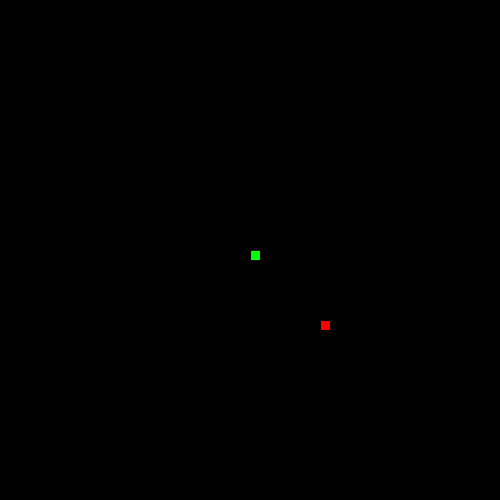
Frame 1 (no input)
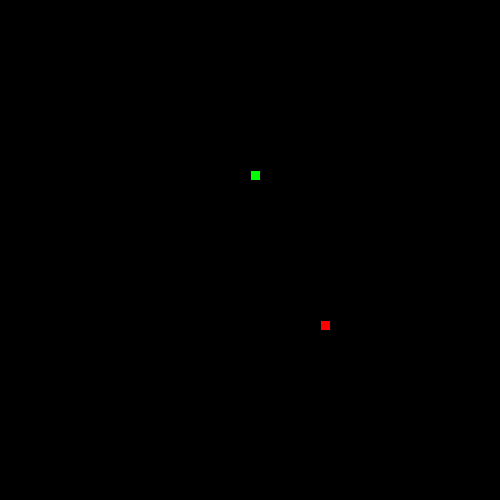
Frame 60 (the mouse pressed at the canvas centre just before this capture)
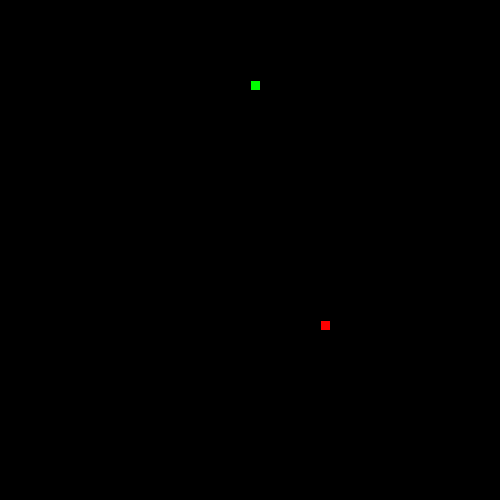
Frame 120 (the mouse held since frame 60 and released just before this capture)

The Processing sketch that drew these frames (run headless with seeded random() and noise(); from frame 60 on, the mouse is pressed at the canvas centre):

// Processing sketch: SnakeRecipe
// ── SnakeRecipe.pde

// 1. Follow the recipe instructions inside the Segment class.

// The Segment class will be used to represent each part of the moving snake.

class Segment {

  //2. Create x and y member variables to hold the location of each segment.
    int x;
    int y;
  // 3. Add a constructor with parameters to initialize each variable.
    Segment(int x, int y){
     this.x =x;
     this.y =y; 
    }

  // 4. Add getter and setter methods for both the x and y member variables.
    int getX(){
      return x;
    }
    void setX(int z){
      x = z;
    }
    
    int getY(){
      return y;
    }
    void setY(int z){
      y = z;
    }
    
  }


// 5. Create (but do not initialize) a Segment variable to hold the head of the Snake
  Segment head;


// 6. Create and initialize a String to hold the direction of your snake e.g. "up"
  String direction = "left";
  
  String dir="up";


// 7. Create and initialize a variable to hold how many pieces of food the snake has eaten.
// give it a value of 1 to start.
 int eaten = 1;


// 8. Create and initialize foodX and foodY variables to hold the location of the food.
 int foodX =((int)random(50)*10);
 int foodY= ((int)random(50)*10);

// (Hint: use the random method to set both the x and y to random locations within the screen size (500 by 500).)

//int foodX = ((int)random(50)*10);



void setup() {

  // 9. Set the size of your sketch (500 by 500).

  size(500, 500);


  // 10. initialize your head to a new segment.
   head = new Segment(250,250);

  // 11. Use the frameRate(int rate) method to set the rate to 20.
  frameRate(20);
}


void draw() {

  background(0);


  //12. Call the manageTail, drawFood, drawSnake, move, and collision methods.
  
  drawFood();
  drawSnake();
  move();
  collision();
}


// 13. Complete the drawFood method below. (Hint: each piece of food should be a 10 by 10 rectangle).

void drawFood() {
  fill(255,0,0);
  rect(foodX, foodX, 10,10);
}


//14. Draw the snake head (use a 10 by 10 rectangle)

void drawSnake() {
  
  
  fill(0,255,0);
  rect(head.getX(), head.getY(), 10,10);
  manageTail();
  //test your code
}


// 15. Complete the move method below.

void move() {

  // 16. Using a switch statement, make your snake head move by 10 pixels in the correct direction.
  //This is an incomplete switch statement: 
  
  
  
  switch(dir) {
  case "up":
    head.setY(head.getY() - 10);
    break;
  case "down":
    head.setY(head.getY() + 10);
    break;
  case "left":
   head.setX(head.getX() - 10);
    break;
  case "right":
   head.setX(head.getX() + 10);
    break;
  }
  


  // 17. Call the checkBoundaries method to make sure the snake head doesn't go off the screen.
  checkBoundaries();
}


// 18. Complete the keyPressed method below. Use if statements to set your direction variable depending on what key is pressed.
  
void keyPressed() {
  if (keyCode == UP && dir != "down"){
    dir= "up";
  }
  else if (keyCode == DOWN && dir != "up"){
     dir= "down";
  }
  else if (keyCode == LEFT && dir != "right"){
     dir= "left";
  }
  else if (keyCode == RIGHT && dir != "left"){
     dir= "right";
  }
}



// 19. check if your head is out of bounds (teleport your snake head to the other side).

void checkBoundaries() {
  if(head.getX()< 0){
   head.setX(500);
  }
  else if(head.getX() > 500){
   head.setX(0);
  }
  else if(head.getY() < 0){
   head.setY(500);
  }
  else if(head.getY() > 500){
   head.setY(0);
  }
}



//20. Make sure that the key for your current direction’s opposite doesn’t work(i.e. If you’re going up, down key shouldn’t work)



// 21. Complete the missing parts of the collision method below.

void collision() {
  
  
  
  
    if (foodX == head.getX() && foodY == head.getY()){ 
      System.out.println("Food: " +foodX+ " " +foodY);
      System.out.println("Snake: " +head.getX()+ " " +head.getY());
      
      foodX =((int)random(50)*10);
      foodY= ((int)random(50)*10);
      
      
      eaten++;
      
      
    }
  
  // If the segment is colliding with a piece of food...
     // Increase the amount of food eaten and set foodX and foodY to new random locations.
}



/**
 
 ** Part 2: making the tail (the rest of the snake)
 
 **/

//  1. Create and initialize an ArrayList of Segments. (This will be your snake tail!)
      ArrayList<Segment> seg = new ArrayList<Segment>();
      

// 2. Complete the missing parts of the manageTail method below and call it in the draw method.

void manageTail() {

  //Call the drawTail and checkTailCollision methods.
  drawTail();
  checkTailCollision();
  
  // Add a new Segment to your ArrayList that has the same X and Y as the head of your snake
  seg.add(new Segment(head.getX(), head.getY()));

  // To keep your tail the right length:
  // while the tail size is greater than the number of food pieces eaten, remove the first Segment in your tail.
  while (seg.size() >= eaten){
    seg.remove(0);
  }
}

void drawTail() {
  fill(0,255,0);
  for (Segment s: seg) {
  rect(s.getX(), s.getY(), 10,10);
  }
  
  // Draw a 10 by 10 rectangle for each Segment in your snake ArrayList.
    
    
}


// 3. Complete the missing parts of the bodyCollision method below.

void checkTailCollision() {

  // If your head has the same location as one of your segments...

  // reset your food variable

  //Call this method at the beginning of your manageTail method.
  
}
